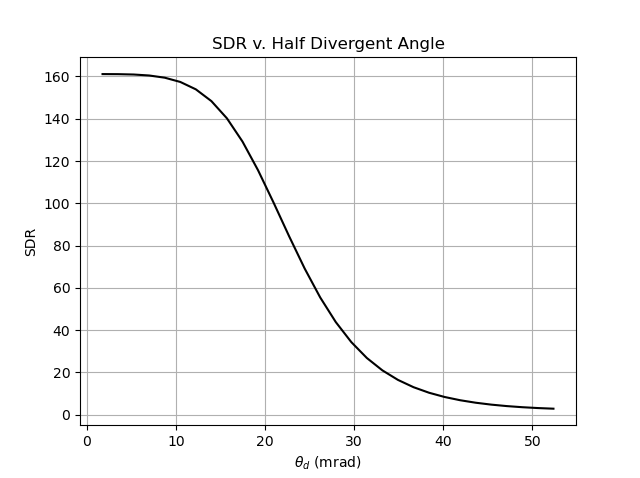

Python code for this plot:
import numpy as np
import matplotlib.pyplot as plt
from fwmi import Hybrid
from glass_library import *

switch_lam = 2
lam = 532e-9 * switch_lam
theta_t = 1.5 * np.pi / 180
gamma_m = 1.40e9 / switch_lam  # molecular signal spectral width
gamma_a = 50e6 / switch_lam  # aerosol signal spectral width
fopd = 0.15 * switch_lam
t_ref = 20
t = 20
p = 1
f = 0.1

h1 = Hybrid(fopd, theta_t, gamma_m, gamma_a, lam, t, t_ref, p, d_opd_d_t=lam / 5, pure_arm=LITHOSIL_Q, hybrid_arm=BK7)
n_angles = 30
theta_d = np.linspace(0.1, 3, n_angles) * np.pi / 180

t_m = np.zeros(n_angles)
t_a = np.zeros(n_angles)
sdr = np.zeros(n_angles)
for i in range(n_angles):
    t_m[i] = h1.overall_transmittance(theta_d[i], f, h1.gamma_m, h1.fsr(fopd))
    t_a[i] = h1.overall_transmittance(theta_d[i], f, h1.gamma_a, h1.fsr(fopd))
    sdr[i] = t_m[i] / t_a[i]

fig, ax = plt.subplots()
ax.plot(theta_d * 1000, sdr, color='black')
ax.grid(True)
ax.set_xlabel(r"$\theta_d$ (mrad)")
ax.set_ylabel(r"SDR")
ax.set_title("SDR v. Half Divergent Angle")
plt.show()
